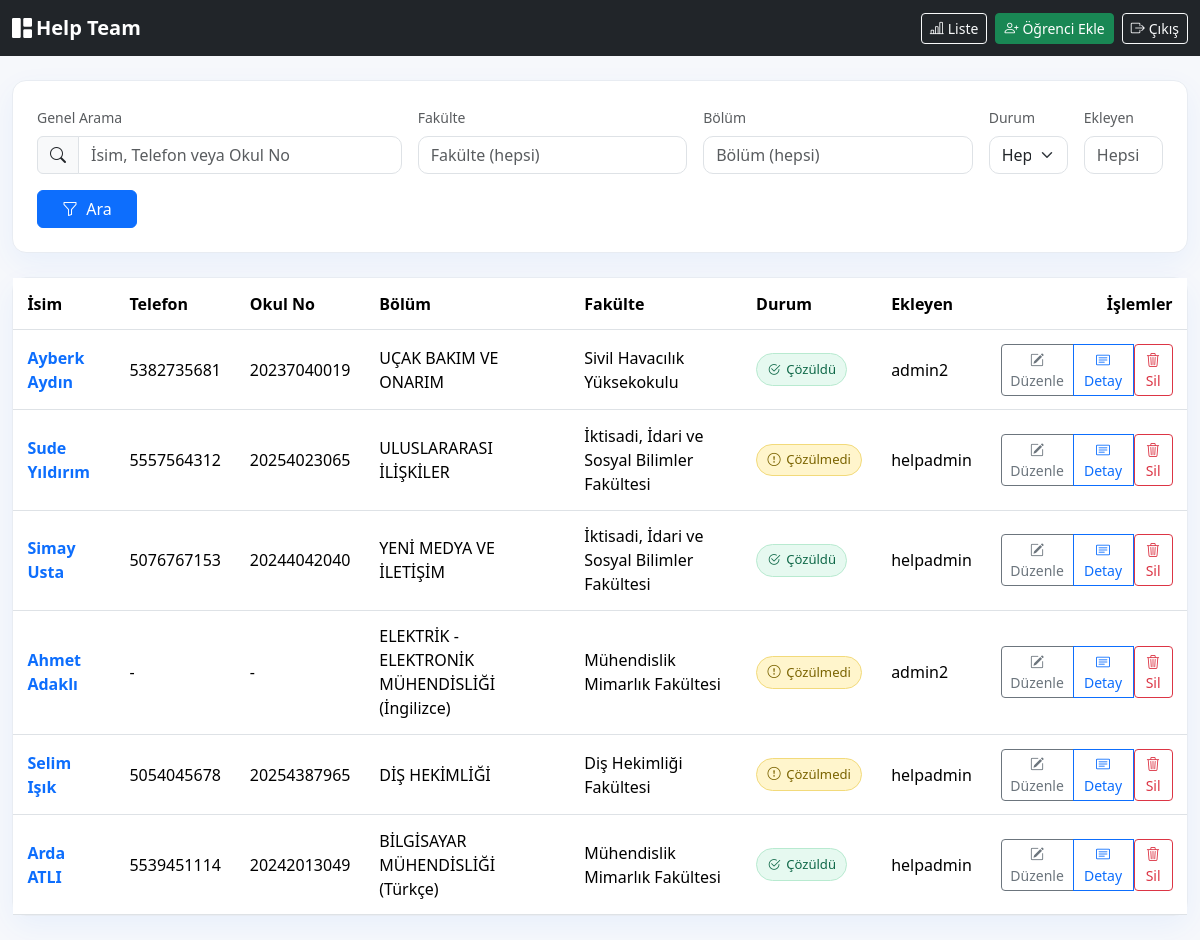
The page /dashboard (signed in) on the database its author committed.
### app.py (models this page shows)
class Student(db.Model):
    id = db.Column(db.Integer, primary_key=True)
    name = db.Column(db.String(150), nullable=False)
    phone = db.Column(db.String(20))
    school_no = db.Column(db.String(20))
    added_by = db.Column(db.String(150))
    status = db.Column(db.String(20), default='cozulmedi')  # 'cozuldu' | 'cozulmedi'
    department = db.Column(db.String(200))   # Bölüm
    faculty = db.Column(db.String(200))      # Fakülte

### app.py (the view)
@app.route("/dashboard")
@login_required
def dashboard():
    q = request.args.get('q', '').strip()              # <-- tek serbest arama kutusu
    status = request.args.get('status', '').strip()
    department = request.args.get('department', '').strip()
    faculty = request.args.get('faculty', '').strip()
    added_by = request.args.get('added_by', '').strip()
    query = Student.query
    if q:
        query = query.filter(or_(                      # isim/telefon/okul no birlikte
            Student.name.ilike(f"%{q}%"),
            Student.phone.ilike(f"%{q}%"),
            Student.school_no.ilike(f"%{q}%"),
        ))
    if department:
        query = query.filter(Student.department.ilike(f"%{department}%"))
    if faculty:
        query = query.filter(Student.faculty.ilike(f"%{faculty}%"))
    if status in ('cozuldu', 'cozulmedi'):
        query = query.filter(Student.status == status)
    if added_by:
        query = query.filter(Student.added_by == added_by)
    students = query.order_by(Student.id.desc()).all()
    added_by_options = [row[0] for row in db.session.query(Student.added_by)
                        .distinct().order_by(Student.added_by.asc()).all() if row[0]]
    return render_template(
        "dashboard.html",
        students=students,
        q=q, status=status, department=department, faculty=faculty,
        added_by=added_by, added_by_options=added_by_options,
        faculties=FACULTY_DEPARTMENTS
    )

### app.py (called while the page is built)
@login_manager.user_loader
def load_user(user_id):
    return User.query.get(int(user_id))

### templates/dashboard.html (shortened to what this page needs)
<!doctype html>
<html lang="tr">
<head>
  <link href="https://cdn.jsdelivr.net/npm/bootstrap@5.3.2/dist/css/bootstrap.min.css" rel="stylesheet">
  <link href="https://cdn.jsdelivr.net/npm/bootstrap-icons@1.11.3/font/bootstrap-icons.css" rel="stylesheet">
</head>
<body>
<nav class="navbar navbar-expand-lg bg-dark navbar-dark">
  <div class="container-xxl">
    <a class="navbar-brand fw-semibold" href="{{ url_for('dashboard') }}"><i class="bi bi-grid-1x2-fill me-1"></i>Help Team</a>
    <div class="d-flex gap-2">
      <a href="{{ url_for('main_screen') }}" class="btn btn-outline-light btn-sm"><i class="bi bi-bar-chart-line me-1"></i>Liste</a>
      <a href="{{ url_for('add_student') }}" class="btn btn-success btn-sm"><i class="bi bi-person-plus me-1"></i>Öğrenci Ekle</a>
      <a href="{{ url_for('logout') }}" class="btn btn-outline-light btn-sm"><i class="bi bi-box-arrow-right me-1"></i>Çıkış</a>
    </div>
  </div>
</nav>
<div class="container-xxl py-4">
  <div class="glass p-3 p-md-4 mb-4">
    <form class="row g-3 toolbar align-items-end" method="get" action="{{ url_for('dashboard') }}">
      <div class="col-12 col-lg-4">
        <label class="form-label small text-muted">Genel Arama</label>
        <div class="input-group">
          <span class="input-group-text"><i class="bi bi-search"></i></span>
          <input name="q" class="form-control" placeholder="İsim, Telefon veya Okul No" value="{{ q or '' }}">
        </div>
      </div>
      <div class="col-6 col-lg-3">
        <label class="form-label small text-muted">Fakülte</label>
        <input name="faculty" id="filterFaculty" class="form-control" list="facultyList" placeholder="Fakülte (hepsi)" value="{{ faculty }}">
      </div>
      <div class="col-6 col-lg-3">
        <label class="form-label small text-muted">Bölüm</label>
        <input name="department" id="filterDepartment" class="form-control" list="departmentList" placeholder="Bölüm (hepsi)" value="{{ department }}">
      </div>
      <div class="col-6 col-lg-1">
        <label class="form-label small text-muted">Durum</label>
        <select name="status" class="form-select">
          <option value="" {{ ''==status and 'selected' or '' }}>Hepsi</option>
        </select>
      </div>
      <div class="col-6 col-lg-1">
        <label class="form-label small text-muted">Ekleyen</label>
        <input name="added_by" class="form-control" list="addedByList" placeholder="Hepsi" value="{{ added_by or '' }}">
      </div>
      <div class="col-12">
        <button class="btn btn-primary px-4"><i class="bi bi-funnel me-1"></i> Ara</button>
      </div>
    </form>
  </div>
  <div class="glass">
    <div class="table-responsive">
      <table class="table align-middle mb-0">
        <thead>
          <tr>
            <th>İsim</th>
            <th>Telefon</th>
            <th>Okul No</th>
            <th>Bölüm</th>
            <th>Fakülte</th>
            <th>Durum</th>
            <th>Ekleyen</th>
            <th class="text-end">İşlemler</th>
          </tr>
        </thead>
        <tbody>
          {% for s in students %}
          <tr>
            <td><a href="{{ url_for('view_student', id=s.id) }}" class="fw-semibold text-decoration-none">{{ s.name }}</a></td>
            <td>{{ s.phone or '-' }}</td>
            <td>{{ s.school_no or '-' }}</td>
            <td>{{ s.department or '-' }}</td>
            <td>{{ s.faculty or '-' }}</td>
            <td>
              {% if s.status=='cozuldu' %}
                <span class="chip chip-success"><i class="bi bi-check2-circle"></i> Çözüldü</span>
              {% else %}
                <span class="chip chip-warn"><i class="bi bi-exclamation-circle"></i> Çözülmedi</span>
              {% endif %}
            </td>
            <td>{{ s.added_by or '—' }}</td>
            <td class="text-end">
              <div class="btn-group">
                <a href="{{ url_for('edit_student', id=s.id) }}" class="btn btn-outline-secondary btn-sm"><i class="bi bi-pencil-square"></i> Düzenle</a>
                <a href="{{ url_for('view_student', id=s.id) }}" class="btn btn-outline-primary btn-sm"><i class="bi bi-card-text"></i> Detay</a>
                <form method="post" action="{{ url_for('delete_student', id=s.id) }}" onsubmit="return confirm('Silinsin mi?')">
                  <button class="btn btn-outline-danger btn-sm"><i class="bi bi-trash3"></i> Sil</button>
                </form>
              </div>
            </td>
          </tr>
          {% else %}
          <tr><td colspan="8" class="text-center text-muted py-4">Kayıt bulunamadı.</td></tr>
          {% endfor %}
        </tbody>
      </table>
    </div>
  </div>
</div>
</body>
</html>

### templates/dashboard.html (style rules this page uses)
body { background:#f6f8fb }
.glass { background:#fff;border:1px solid #e8ecf2;border-radius:14px;box-shadow:0 10px 30px rgba(13,110,253,.06) }
.toolbar .form-control,.toolbar .form-select { border-radius:10px }
th,td { vertical-align:middle !important }
thead th { background:#f1f4f8 }
.table > :not(caption) > * > * { padding:.85rem .9rem; }
.chip { display:inline-flex; align-items:center; justify-content:center; gap:.35rem; padding:.35rem .65rem; border-radius:999px; font-size:.82rem; font-weight:500; vertical-align:middle; min-width:90px; text-align:center; }
.chip-success { background:#e6f9f0; color:#0f6848; border:1px solid #b8ead0; }
.chip-warn { background:#fff5cc; color:#7a6300; border:1px solid #f2da7b; }

### rows shown on the page
Student: name "Ayberk Aydın", phone "5382735681", school_no "20237040019", department "UÇAK BAKIM VE ONARIM", faculty "Sivil Havacılık Yüksekokulu", status "cozuldu" (drawn), added_by "admin2"
Student: name "Sude Yıldırım", phone "5557564312", school_no "20254023065", department "ULUSLARARASI İLİŞKİLER", faculty "İktisadi, İdari ve Sosyal Bilimler Fakültesi", status "cozulmedi" (drawn), added_by "helpadmin"
Student: name "Simay Usta", phone "5076767153", school_no "20244042040", department "YENİ MEDYA VE İLETİŞİM", faculty "İktisadi, İdari ve Sosyal Bilimler Fakültesi", status "cozuldu" (drawn), added_by "helpadmin"
Student: name "Ahmet Adaklı", phone "-", school_no "-", department "ELEKTRİK - ELEKTRONİK MÜHENDİSLİĞİ (İngilizce)", faculty "Mühendislik Mimarlık Fakültesi", status "cozulmedi" (drawn), added_by "admin2"
Student: name "Selim Işık", phone "5054045678", school_no "20254387965", department "DİŞ HEKİMLİĞİ", faculty "Diş Hekimliği Fakültesi", status "cozulmedi" (drawn), added_by "helpadmin"
Student: name "Arda ATLI", phone "5539451114", school_no "20242013049", department "BİLGİSAYAR MÜHENDİSLİĞİ (Türkçe)", faculty "Mühendislik Mimarlık Fakültesi", status "cozuldu" (drawn), added_by "helpadmin"
